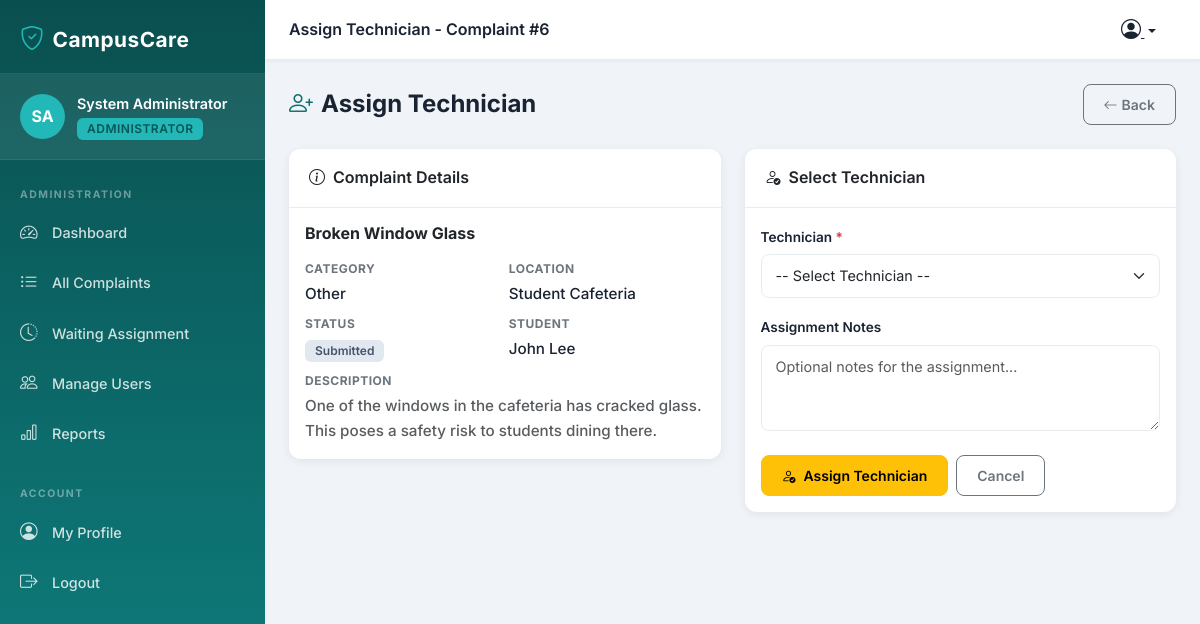
/complaints/6/assign/ (signed in), run on the app's committed database.
### accounts/models.py (models this page shows, shortened)
class User(AbstractUser):
    ROLE_STUDENT = 'student'
    ROLE_ADMIN = 'administrator'
    ROLE_TECHNICIAN = 'technician'
    ROLE_CHOICES = [
        (ROLE_STUDENT, 'Student'),
        (ROLE_ADMIN, 'Administrator'),
        (ROLE_TECHNICIAN, 'Technician'),
    ]
    role = models.CharField(
        max_length=20,
        choices=ROLE_CHOICES,
        default=ROLE_STUDENT
    )
    phone_number = models.CharField(max_length=20, blank=True)
    student_id = models.CharField(max_length=50, blank=True)
    department = models.CharField(max_length=100, blank=True)
    profile_picture = models.ImageField(
        upload_to='profile_pictures/', null=True, blank=True
    )
    created_at = models.DateTimeField(auto_now_add=True)
    updated_at = models.DateTimeField(auto_now=True)
    class Meta:
        db_table = 'accounts_user'
        verbose_name = 'User'
        verbose_name_plural = 'Users'
    @property
    def is_student(self):
        return self.role == self.ROLE_STUDENT
    @property
    def is_administrator(self):
        return self.role == self.ROLE_ADMIN
    @property
    def is_technician(self):
        return self.role == self.ROLE_TECHNICIAN
    def get_role_display_name(self):
        return dict(self.ROLE_CHOICES).get(self.role, 'Unknown')

### complaints/models.py (models this page shows, shortened)
class Complaint(models.Model):
    STATUS_SUBMITTED = 'submitted'
    STATUS_ASSIGNED = 'assigned'
    STATUS_IN_PROGRESS = 'in_progress'
    STATUS_RESOLVED = 'resolved'
    STATUS_CLOSED = 'closed'
    STATUS_CHOICES = [
        (STATUS_SUBMITTED, 'Submitted'),
        (STATUS_ASSIGNED, 'Assigned'),
        (STATUS_IN_PROGRESS, 'In Progress'),
        (STATUS_RESOLVED, 'Resolved'),
        (STATUS_CLOSED, 'Closed'),
    ]
    CATEGORY_ELECTRICAL = 'electrical'
    CATEGORY_FURNITURE = 'furniture'
    CATEGORY_PLUMBING = 'plumbing'
    CATEGORY_NETWORK = 'network'
    CATEGORY_EQUIPMENT = 'equipment'
    CATEGORY_OTHER = 'other'
    CATEGORY_CHOICES = [
        (CATEGORY_ELECTRICAL, 'Electrical'),
        (CATEGORY_FURNITURE, 'Furniture'),
        (CATEGORY_PLUMBING, 'Plumbing'),
        (CATEGORY_NETWORK, 'Network / Wi-Fi'),
        (CATEGORY_EQUIPMENT, 'Equipment'),
        (CATEGORY_OTHER, 'Other'),
    ]
    student = models.ForeignKey(
        settings.AUTH_USER_MODEL,
        on_delete=models.CASCADE,
        related_name='complaints',
        limit_choices_to={'role': 'student'}
    )
    title = models.CharField(max_length=200)
    category = models.CharField(max_length=20, choices=CATEGORY_CHOICES)
    location = models.CharField(max_length=200)
    description = models.TextField()
    status = models.CharField(
        max_length=20,
        choices=STATUS_CHOICES,
        default=STATUS_SUBMITTED
    )
    assigned_technician = models.ForeignKey(
        settings.AUTH_USER_MODEL,
        on_delete=models.SET_NULL,
        null=True,
        blank=True,
        related_name='assigned_complaints',
        limit_choices_to={'role': 'technician'}
    )
    created_at = models.DateTimeField(auto_now_add=True)
    updated_at = models.DateTimeField(auto_now=True)
    class Meta:
        db_table = 'complaints_complaint'
        ordering = ['-created_at']
        verbose_name = 'Complaint'
        verbose_name_plural = 'Complaints'

### complaints/views.py (the view)
# urls.py: path('<int:pk>/assign/', views.assign_technician, name='assign_technician'),
@login_required
def assign_technician(request, pk):
    if not request.user.is_administrator:
        messages.error(request, 'Access denied.')
        return redirect('accounts:login')
    complaint = get_object_or_404(Complaint, pk=pk)
    if request.method == 'POST':
        form = AssignTechnicianForm(request.POST)
        if form.is_valid():
            technician_id = form.cleaned_data['technician']
            notes = form.cleaned_data.get('notes', '')
            try:
                technician = User.objects.get(pk=technician_id, role='technician')
                ComplaintService.assign_technician(
                    complaint=complaint,
                    technician=technician,
                    assigned_by=request.user,
                    notes=notes
                )
                messages.success(
                    request,
                    f'Complaint #{complaint.pk} assigned to {technician.get_full_name() or technician.username}.'
                )
                return redirect('complaints:all_complaints')
            except (User.DoesNotExist, ValidationError, PermissionDenied) as e:
                messages.error(request, str(e))
    else:
        form = AssignTechnicianForm()
    return render(request, 'administrator/assign_technician.html', {
        'complaint': complaint,
        'form': form,
        'page_title': f'Assign Technician - Complaint #{complaint.pk}',
    })

### complaints/forms.py
class AssignTechnicianForm(forms.Form):
    technician = forms.ChoiceField(
        widget=forms.Select(attrs={'class': 'form-select'})
    )
    notes = forms.CharField(
        required=False,
        widget=forms.Textarea(attrs={
            'class': 'form-control',
            'rows': 3,
            'placeholder': 'Optional notes for the assignment...'
        })
    )
    def __init__(self, *args, **kwargs):
        super().__init__(*args, **kwargs)
        from accounts.models import User
        technicians = User.objects.filter(role='technician', is_active=True)
        self.fields['technician'].choices = [('', '-- Select Technician --')] + [
            (t.pk, f"{t.get_full_name() or t.username} ({t.username})")
            for t in technicians
        ]

### notifications/context_processors.py (called while the page is built)
def unread_notifications_count(request):
    if request.user.is_authenticated:
        from .models import Notification
        count = Notification.objects.filter(
            recipient=request.user,
            is_read=False
        ).count()
        return {'unread_notifications_count': count}
    return {'unread_notifications_count': 0}

### templates/administrator/assign_technician.html (shortened to what this page needs)
{% extends 'base.html' %}
{% block content %}
<div class="page-header">
  <div class="page-header-title"><i class="bi bi-person-plus me-2 text-primary"></i>Assign Technician</div>
  <a href="{% url 'complaints:all_complaints' %}" class="btn btn-outline-secondary">
    <i class="bi bi-arrow-left me-1"></i>Back
  </a>
</div>
<div class="row g-4">
  <div class="col-lg-6">
    <div class="card mb-4">
      <div class="card-header"><i class="bi bi-info-circle me-2"></i>Complaint Details</div>
      <div class="card-body">
        <h6 class="fw-bold">{{ complaint.title }}</h6>
        <div class="row g-2 mt-2">
          <div class="col-6"><div class="detail-label">Category</div><div class="detail-value">{{ complaint.get_category_display }}</div></div>
          <div class="col-6"><div class="detail-label">Location</div><div class="detail-value">{{ complaint.location }}</div></div>
          <div class="col-6"><div class="detail-label">Status</div><div><span class="badge status-badge-{{ complaint.status }}">{{ complaint.get_status_display }}</span></div></div>
          <div class="col-6"><div class="detail-label">Student</div><div class="detail-value">{{ complaint.student.get_full_name|default:complaint.student.username }}</div></div>
          <div class="col-12"><div class="detail-label">Description</div><div class="detail-value small text-muted">{{ complaint.description|truncatechars:200 }}</div></div>
        </div>
      </div>
    </div>
  </div>
  <div class="col-lg-6">
    <div class="card">
      <div class="card-header"><i class="bi bi-person-check me-2"></i>Select Technician</div>
      <div class="card-body">
        <form method="post">
          <div class="mb-3">
            <label class="form-label">Technician <span class="text-danger">*</span></label>
            {{ form.technician }}
          </div>
          <div class="mb-4">
            <label class="form-label">Assignment Notes</label>
            {{ form.notes }}
          </div>
          <div class="d-flex gap-2">
            <button type="submit" class="btn btn-warning">
              <i class="bi bi-person-check me-2"></i>Assign Technician
            </button>
            <a href="{% url 'complaints:complaint_detail' complaint.pk %}" class="btn btn-outline-secondary">Cancel</a>
          </div>
        </form>
      </div>
    </div>
  </div>
</div>
{% endblock %}

### templates/base.html (shortened to what this page needs)
<!DOCTYPE html>
<html lang="en">
<head>
    <link href="https://cdn.jsdelivr.net/npm/bootstrap@5.3.2/dist/css/bootstrap.min.css" rel="stylesheet">
    <link href="https://cdn.jsdelivr.net/npm/bootstrap-icons@1.11.3/font/bootstrap-icons.css" rel="stylesheet">
    <link href="{% load static %}{% static 'css/campuscare.css' %}" rel="stylesheet">
</head>
<body>
{% if user.is_authenticated %}
<div class="sidebar" id="sidebar">
    <div class="sidebar-header">
        <div class="sidebar-brand">
            <i class="bi bi-shield-check me-2"></i>
            <span>CampusCare</span>
        </div>
    </div>
    <div class="sidebar-user">
        <div class="user-avatar">
            {% if user.profile_picture %}
                <img src="{{ user.profile_picture.url }}" alt="Profile" class="rounded-circle" width="45" height="45">
            {% else %}
                <div class="avatar-placeholder">
                    {{ user.first_name|first|upper }}{{ user.last_name|first|upper }}
                </div>
            {% endif %}
        </div>
        <div class="user-info">
            <div class="user-name">{{ user.get_full_name|default:user.username }}</div>
            <div class="user-role badge">{{ user.get_role_display_name }}</div>
        </div>
    </div>
    <nav class="sidebar-nav">
        {% if user.is_administrator %}
        <div class="nav-section-label">Administration</div>
        <a href="{% url 'accounts:admin_dashboard' %}" class="nav-item {% block nav_admin_dashboard %}{% endblock %}">
            <i class="bi bi-speedometer2"></i> Dashboard
        </a>
        <a href="{% url 'complaints:all_complaints' %}" class="nav-item {% block nav_all_complaints %}{% endblock %}">
            <i class="bi bi-list-ul"></i> All Complaints
        </a>
        <a href="{% url 'complaints:waiting_for_assignment' %}" class="nav-item {% block nav_waiting %}{% endblock %}">
            <i class="bi bi-clock-history"></i> Waiting Assignment
        </a>
        <a href="{% url 'accounts:user_list' %}" class="nav-item {% block nav_users %}{% endblock %}">
            <i class="bi bi-people"></i> Manage Users
        </a>
        <a href="{% url 'reports:dashboard' %}" class="nav-item {% block nav_reports %}{% endblock %}">
            <i class="bi bi-bar-chart"></i> Reports
        </a>
        {% endif %}
        <div class="nav-section-label mt-3">Account</div>
        <a href="{% url 'accounts:profile' %}" class="nav-item {% block nav_profile %}{% endblock %}">
            <i class="bi bi-person-circle"></i> My Profile
        </a>
        <a href="{% url 'accounts:logout' %}" class="nav-item nav-logout" onclick="return confirm('Are you sure you want to logout?')">
            <i class="bi bi-box-arrow-right"></i> Logout
        </a>
    </nav>
</div>
<div class="main-content">
    <div class="topbar">
        <div class="topbar-title">
            {% block page_header %}{{ page_title|default:"CampusCare" }}{% endblock %}
        </div>
        <div class="topbar-actions">
            <div class="dropdown">
                <button class="btn btn-link topbar-icon dropdown-toggle" data-bs-toggle="dropdown">
                    <i class="bi bi-person-circle fs-5"></i>
                </button>
            </div>
        </div>
    </div>
    <div class="page-content">
        {% block content %}{% endblock %}
    </div>
</div>
{% endif %}
<script src="{% load static %}{% static 'js/campuscare.js' %}"></script>
</body>
</html>

### data on the page
User: first_name|first "S", last_name|first "A", get_full_name "System Administrator", get_role_display_name "ADMINISTRATOR"
Complaint: title "Broken Window Glass", category "Other", location "Student Cafeteria", status "Submitted", student.get_full_name "John Lee", description "One of the windows in the cafeteria has cracked glass. This poses a safety risk to students dining there."

### other printed values
{{ page_title|default:"CampusCare" }} "Assign Technician - Complaint #6"
